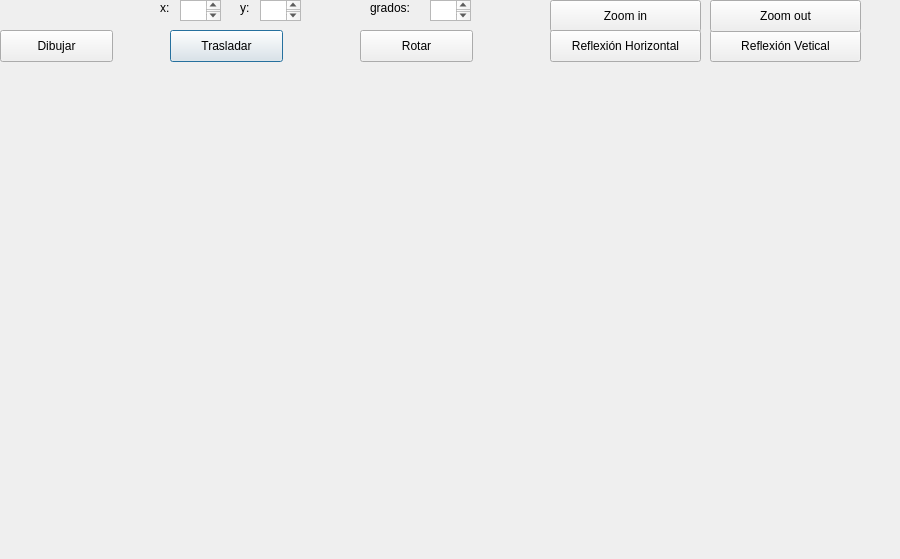
<?xml version="1.0" encoding="UTF-8"?>
<ui version="4.0">
 <class>Dialog</class>
 <widget class="QDialog" name="Dialog">
  <property name="geometry">
   <rect>
    <x>0</x>
    <y>0</y>
    <width>900</width>
    <height>559</height>
   </rect>
  </property>
  <property name="windowTitle">
   <string>Dialog</string>
  </property>
  <widget class="QLabel" name="label_4">
   <property name="geometry">
    <rect>
     <x>240</x>
     <y>0</y>
     <width>51</width>
     <height>16</height>
    </rect>
   </property>
   <property name="text">
    <string>y:</string>
   </property>
  </widget>
  <widget class="QTextEdit" name="boxXinicio">
   <property name="geometry">
    <rect>
     <x>180</x>
     <y>0</y>
     <width>41</width>
     <height>21</height>
    </rect>
   </property>
  </widget>
  <widget class="QPushButton" name="pushButton_2">
   <property name="geometry">
    <rect>
     <x>170</x>
     <y>30</y>
     <width>113</width>
     <height>32</height>
    </rect>
   </property>
   <property name="text">
    <string>Trasladar</string>
   </property>
  </widget>
  <widget class="QPushButton" name="pushButton_5">
   <property name="geometry">
    <rect>
     <x>550</x>
     <y>0</y>
     <width>151</width>
     <height>32</height>
    </rect>
   </property>
   <property name="text">
    <string>Zoom in</string>
   </property>
  </widget>
  <widget class="QTextEdit" name="boxYinicio">
   <property name="geometry">
    <rect>
     <x>260</x>
     <y>0</y>
     <width>41</width>
     <height>21</height>
    </rect>
   </property>
  </widget>
  <widget class="QLabel" name="label_3">
   <property name="geometry">
    <rect>
     <x>160</x>
     <y>0</y>
     <width>41</width>
     <height>16</height>
    </rect>
   </property>
   <property name="text">
    <string>x:</string>
   </property>
  </widget>
  <widget class="QLabel" name="label_5">
   <property name="geometry">
    <rect>
     <x>370</x>
     <y>0</y>
     <width>51</width>
     <height>16</height>
    </rect>
   </property>
   <property name="text">
    <string>grados:</string>
   </property>
  </widget>
  <widget class="QPushButton" name="pushButton">
   <property name="geometry">
    <rect>
     <x>0</x>
     <y>30</y>
     <width>113</width>
     <height>32</height>
    </rect>
   </property>
   <property name="text">
    <string>Dibujar</string>
   </property>
  </widget>
  <widget class="QPushButton" name="pushButton_7">
   <property name="geometry">
    <rect>
     <x>710</x>
     <y>30</y>
     <width>151</width>
     <height>32</height>
    </rect>
   </property>
   <property name="text">
    <string>Reflexión Vetical</string>
   </property>
  </widget>
  <widget class="QPushButton" name="pushButton_4">
   <property name="geometry">
    <rect>
     <x>710</x>
     <y>0</y>
     <width>151</width>
     <height>32</height>
    </rect>
   </property>
   <property name="text">
    <string>Zoom out</string>
   </property>
  </widget>
  <widget class="QPushButton" name="pushButton_3">
   <property name="geometry">
    <rect>
     <x>360</x>
     <y>30</y>
     <width>113</width>
     <height>32</height>
    </rect>
   </property>
   <property name="text">
    <string>Rotar</string>
   </property>
  </widget>
  <widget class="QPushButton" name="pushButton_6">
   <property name="geometry">
    <rect>
     <x>550</x>
     <y>30</y>
     <width>151</width>
     <height>32</height>
    </rect>
   </property>
   <property name="text">
    <string>Reflexión Horizontal</string>
   </property>
  </widget>
  <widget class="QTextEdit" name="boxGrados">
   <property name="geometry">
    <rect>
     <x>430</x>
     <y>0</y>
     <width>41</width>
     <height>21</height>
    </rect>
   </property>
  </widget>
 </widget>
 <resources/>
 <connections/>
</ui>
